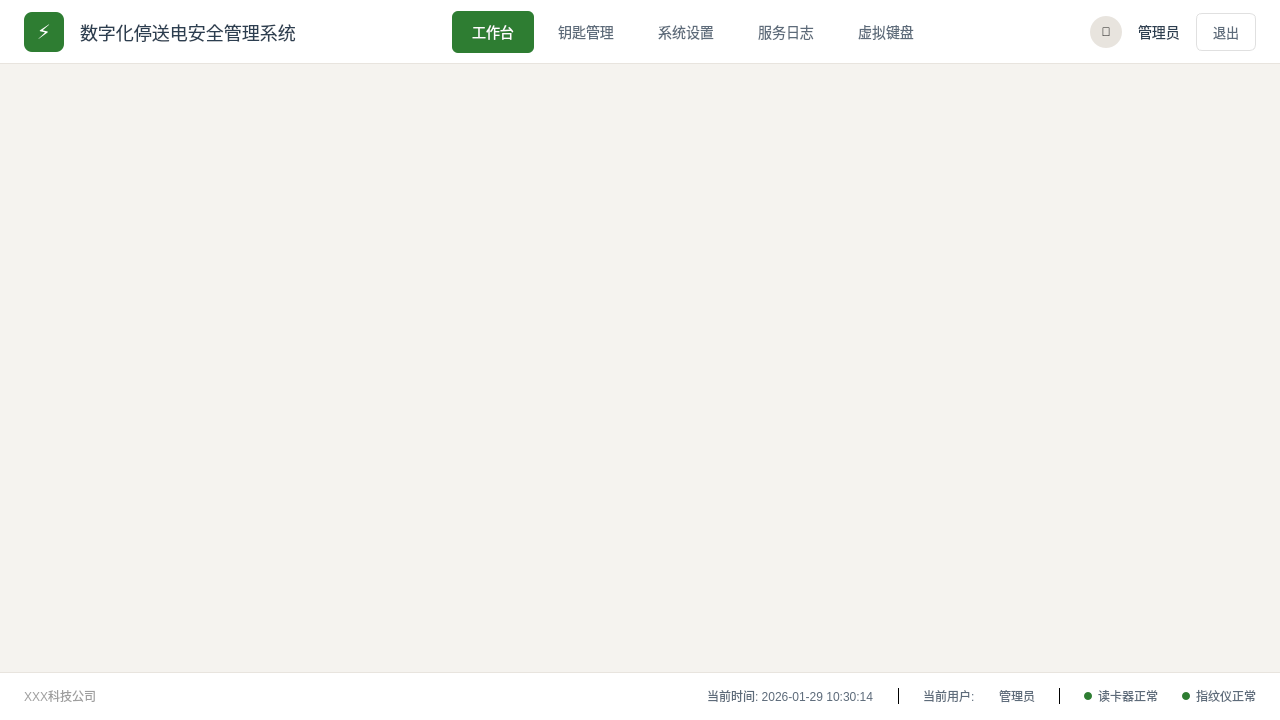
<?xml version="1.0" encoding="UTF-8"?>
<ui version="4.0">
 <class>MainWindow</class>
 <widget class="QMainWindow" name="MainWindow">
  <property name="geometry">
   <rect>
    <x>0</x>
    <y>0</y>
    <width>1280</width>
    <height>720</height>
   </rect>
  </property>
  <property name="minimumSize">
   <size>
    <width>1280</width>
    <height>720</height>
   </size>
  </property>
  <property name="windowTitle">
   <string>数字化停送电安全管理系统</string>
  </property>
  <property name="styleSheet">
   <string notr="true">
/* ========== 全局样式 ========== */
QMainWindow {
    background-color: #F5F3EF;
}

/* ========== 顶部导航栏样式 ========== */
#headerWidget {
    background-color: #FFFFFF;
    border-bottom: 1px solid #E8E4DE;
}

/* Logo区域标题 */
#systemTitle {
    color: #2C3E50;
    font-size: 18px;
    font-weight: normal;
}

/* 导航按钮通用样式 */
#btnWorkbench, #btnKeys, #btnSystem, #btnService, #btnKeyboard {
    background-color: transparent;
    color: #5D6B7A;
    font-size: 14px;
    border: none;
    border-radius: 6px;
    padding: 10px 20px;
}

#btnWorkbench:hover, #btnKeys:hover, #btnSystem:hover, #btnService:hover, #btnKeyboard:hover {
    background-color: #E8E4DE;
}

#btnWorkbench:checked, #btnKeys:checked, #btnSystem:checked, #btnService:checked, #btnKeyboard:checked {
    background-color: #2E7D32;
    color: #FFFFFF;
}

/* 用户信息 */
#userNameLabel {
    color: #2C3E50;
    font-size: 14px;
}

/* 退出按钮 */
#logoutBtn {
    background-color: transparent;
    color: #5D6B7A;
    font-size: 13px;
    border: 1px solid #E0E0E0;
    border-radius: 6px;
    padding: 8px 16px;
}

#logoutBtn:hover {
    background-color: #F5F5F5;
}

/* ========== 底部状态栏样式 ========== */
#footerWidget {
    background-color: #FFFFFF;
    border-top: 1px solid #E8E4DE;
}

#companyLabel {
    color: #9E9E9E;
    font-size: 12px;
}

#timeLabel {
    color: #5D6B7A;
    font-size: 12px;
}

#userInfoLabel, #roleLabel {
    color: #5D6B7A;
    font-size: 12px;
}

#cardStatusLabel, #fingerStatusLabel {
    color: #5D6B7A;
    font-size: 12px;
}

/* ========== 内容区域样式 ========== */
#contentStackedWidget {
    background-color: transparent;
}
   </string>
  </property>
  <widget class="QWidget" name="centralWidget">
   <layout class="QVBoxLayout" name="mainLayout">
    <property name="spacing">
     <number>0</number>
    </property>
    <property name="leftMargin">
     <number>0</number>
    </property>
    <property name="topMargin">
     <number>0</number>
    </property>
    <property name="rightMargin">
     <number>0</number>
    </property>
    <property name="bottomMargin">
     <number>0</number>
    </property>
    <item>
     <widget class="QWidget" name="headerWidget" native="true">
      <property name="minimumSize">
       <size>
        <width>0</width>
        <height>64</height>
       </size>
      </property>
      <property name="maximumSize">
       <size>
        <width>16777215</width>
        <height>64</height>
       </size>
      </property>
      <layout class="QHBoxLayout" name="headerLayout">
       <property name="spacing">
        <number>0</number>
       </property>
       <property name="leftMargin">
        <number>24</number>
       </property>
       <property name="topMargin">
        <number>0</number>
       </property>
       <property name="rightMargin">
        <number>24</number>
       </property>
       <property name="bottomMargin">
        <number>0</number>
       </property>
       <item>
        <widget class="QWidget" name="logoArea" native="true">
         <layout class="QHBoxLayout" name="logoLayout">
          <property name="spacing">
           <number>16</number>
          </property>
          <property name="leftMargin">
           <number>0</number>
          </property>
          <property name="topMargin">
           <number>0</number>
          </property>
          <property name="rightMargin">
           <number>0</number>
          </property>
          <property name="bottomMargin">
           <number>0</number>
          </property>
          <item>
           <widget class="QLabel" name="logoIcon">
            <property name="minimumSize">
             <size>
              <width>40</width>
              <height>40</height>
             </size>
            </property>
            <property name="maximumSize">
             <size>
              <width>40</width>
              <height>40</height>
             </size>
            </property>
            <property name="styleSheet">
             <string notr="true">background-color: #2E7D32; border-radius: 8px; color: white; font-size: 20px;</string>
            </property>
            <property name="text">
             <string>⚡</string>
            </property>
            <property name="alignment">
             <set>Qt::AlignCenter</set>
            </property>
           </widget>
          </item>
          <item>
           <widget class="QLabel" name="systemTitle">
            <property name="text">
             <string>数字化停送电安全管理系统</string>
            </property>
           </widget>
          </item>
         </layout>
        </widget>
       </item>
       <item>
        <spacer name="headerSpacer1">
         <property name="orientation">
          <enum>Qt::Horizontal</enum>
         </property>
         <property name="sizeHint" stdset="0">
          <size>
           <width>40</width>
           <height>20</height>
          </size>
         </property>
        </spacer>
       </item>
       <item>
        <widget class="QWidget" name="navTabs" native="true">
         <layout class="QHBoxLayout" name="navTabsLayout">
          <property name="spacing">
           <number>4</number>
          </property>
          <property name="leftMargin">
           <number>0</number>
          </property>
          <property name="topMargin">
           <number>0</number>
          </property>
          <property name="rightMargin">
           <number>0</number>
          </property>
          <property name="bottomMargin">
           <number>0</number>
          </property>
          <item>
           <widget class="QPushButton" name="btnWorkbench">
            <property name="text">
             <string>工作台</string>
            </property>
            <property name="checkable">
             <bool>true</bool>
            </property>
            <property name="checked">
             <bool>true</bool>
            </property>
            <property name="autoExclusive">
             <bool>true</bool>
            </property>
           </widget>
          </item>
          <item>
           <widget class="QPushButton" name="btnKeys">
            <property name="text">
             <string>钥匙管理</string>
            </property>
            <property name="checkable">
             <bool>true</bool>
            </property>
            <property name="autoExclusive">
             <bool>true</bool>
            </property>
           </widget>
          </item>
          <item>
           <widget class="QPushButton" name="btnSystem">
            <property name="text">
             <string>系统设置</string>
            </property>
            <property name="checkable">
             <bool>true</bool>
            </property>
            <property name="autoExclusive">
             <bool>true</bool>
            </property>
           </widget>
          </item>
          <item>
           <widget class="QPushButton" name="btnService">
            <property name="text">
             <string>服务日志</string>
            </property>
            <property name="checkable">
             <bool>true</bool>
            </property>
            <property name="autoExclusive">
             <bool>true</bool>
            </property>
           </widget>
          </item>
          <item>
           <widget class="QPushButton" name="btnKeyboard">
            <property name="text">
             <string>虚拟键盘</string>
            </property>
            <property name="checkable">
             <bool>true</bool>
            </property>
            <property name="autoExclusive">
             <bool>true</bool>
            </property>
           </widget>
          </item>
         </layout>
        </widget>
       </item>
       <item>
        <spacer name="headerSpacer2">
         <property name="orientation">
          <enum>Qt::Horizontal</enum>
         </property>
         <property name="sizeHint" stdset="0">
          <size>
           <width>40</width>
           <height>20</height>
          </size>
         </property>
        </spacer>
       </item>
       <item>
        <widget class="QWidget" name="userArea" native="true">
         <layout class="QHBoxLayout" name="userAreaLayout">
          <property name="spacing">
           <number>16</number>
          </property>
          <property name="leftMargin">
           <number>0</number>
          </property>
          <property name="topMargin">
           <number>0</number>
          </property>
          <property name="rightMargin">
           <number>0</number>
          </property>
          <property name="bottomMargin">
           <number>0</number>
          </property>
          <item>
           <widget class="QLabel" name="userAvatar">
            <property name="minimumSize">
             <size>
              <width>32</width>
              <height>32</height>
             </size>
            </property>
            <property name="maximumSize">
             <size>
              <width>32</width>
              <height>32</height>
             </size>
            </property>
            <property name="styleSheet">
             <string notr="true">background-color: #E8E4DE; border-radius: 16px;</string>
            </property>
            <property name="text">
             <string>👤</string>
            </property>
            <property name="alignment">
             <set>Qt::AlignCenter</set>
            </property>
           </widget>
          </item>
          <item>
           <widget class="QLabel" name="userNameLabel">
            <property name="text">
             <string>管理员</string>
            </property>
           </widget>
          </item>
          <item>
           <widget class="QPushButton" name="logoutBtn">
            <property name="text">
             <string>退出</string>
            </property>
           </widget>
          </item>
         </layout>
        </widget>
       </item>
      </layout>
     </widget>
    </item>
    <item>
     <widget class="QStackedWidget" name="contentStackedWidget">
      <property name="currentIndex">
       <number>5</number>
      </property>
      <widget class="QWidget" name="loginPage"/>
      <widget class="QWidget" name="workbenchPage"/>
      <widget class="QWidget" name="keyManagePage"/>
      <widget class="QWidget" name="systemPage"/>
      <widget class="QWidget" name="logPage"/>
      <widget class="QWidget" name="keyboardPage"/>
     </widget>
    </item>
    <item>
     <widget class="QWidget" name="footerWidget" native="true">
      <property name="minimumSize">
       <size>
        <width>0</width>
        <height>48</height>
       </size>
      </property>
      <property name="maximumSize">
       <size>
        <width>16777215</width>
        <height>48</height>
       </size>
      </property>
      <layout class="QHBoxLayout" name="footerLayout">
       <property name="spacing">
        <number>24</number>
       </property>
       <property name="leftMargin">
        <number>24</number>
       </property>
       <property name="topMargin">
        <number>0</number>
       </property>
       <property name="rightMargin">
        <number>24</number>
       </property>
       <property name="bottomMargin">
        <number>0</number>
       </property>
       <item>
        <widget class="QLabel" name="companyLabel">
         <property name="text">
          <string>XXX科技公司</string>
         </property>
        </widget>
       </item>
       <item>
        <spacer name="footerSpacer">
         <property name="orientation">
          <enum>Qt::Horizontal</enum>
         </property>
         <property name="sizeHint" stdset="0">
          <size>
           <width>40</width>
           <height>20</height>
          </size>
         </property>
        </spacer>
       </item>
       <item>
        <widget class="QLabel" name="timeLabel">
         <property name="text">
          <string>当前时间: 2026-01-29 10:30:14</string>
         </property>
        </widget>
       </item>
       <item>
        <widget class="QFrame" name="divider1">
         <property name="minimumSize">
          <size>
           <width>1</width>
           <height>16</height>
          </size>
         </property>
         <property name="maximumSize">
          <size>
           <width>1</width>
           <height>16</height>
          </size>
         </property>
         <property name="styleSheet">
          <string notr="true">background-color: #E0E0E0;</string>
         </property>
         <property name="frameShape">
          <enum>QFrame::VLine</enum>
         </property>
        </widget>
       </item>
       <item>
        <widget class="QLabel" name="userInfoLabel">
         <property name="text">
          <string>当前用户:</string>
         </property>
        </widget>
       </item>
       <item>
        <widget class="QLabel" name="roleLabel">
         <property name="text">
          <string>管理员</string>
         </property>
        </widget>
       </item>
       <item>
        <widget class="QFrame" name="divider2">
         <property name="minimumSize">
          <size>
           <width>1</width>
           <height>16</height>
          </size>
         </property>
         <property name="maximumSize">
          <size>
           <width>1</width>
           <height>16</height>
          </size>
         </property>
         <property name="styleSheet">
          <string notr="true">background-color: #E0E0E0;</string>
         </property>
         <property name="frameShape">
          <enum>QFrame::VLine</enum>
         </property>
        </widget>
       </item>
       <item>
        <widget class="QWidget" name="cardStatusWidget" native="true">
         <layout class="QHBoxLayout" name="cardStatusLayout">
          <property name="spacing">
           <number>6</number>
          </property>
          <property name="leftMargin">
           <number>0</number>
          </property>
          <property name="topMargin">
           <number>0</number>
          </property>
          <property name="rightMargin">
           <number>0</number>
          </property>
          <property name="bottomMargin">
           <number>0</number>
          </property>
          <item>
           <widget class="QLabel" name="cardStatusDot">
            <property name="minimumSize">
             <size>
              <width>8</width>
              <height>8</height>
             </size>
            </property>
            <property name="maximumSize">
             <size>
              <width>8</width>
              <height>8</height>
             </size>
            </property>
            <property name="styleSheet">
             <string notr="true">background-color: #2E7D32; border-radius: 4px;</string>
            </property>
            <property name="text">
             <string/>
            </property>
           </widget>
          </item>
          <item>
           <widget class="QLabel" name="cardStatusLabel">
            <property name="text">
             <string>读卡器正常</string>
            </property>
           </widget>
          </item>
         </layout>
        </widget>
       </item>
       <item>
        <widget class="QWidget" name="fingerStatusWidget" native="true">
         <layout class="QHBoxLayout" name="fingerStatusLayout">
          <property name="spacing">
           <number>6</number>
          </property>
          <property name="leftMargin">
           <number>0</number>
          </property>
          <property name="topMargin">
           <number>0</number>
          </property>
          <property name="rightMargin">
           <number>0</number>
          </property>
          <property name="bottomMargin">
           <number>0</number>
          </property>
          <item>
           <widget class="QLabel" name="fingerStatusDot">
            <property name="minimumSize">
             <size>
              <width>8</width>
              <height>8</height>
             </size>
            </property>
            <property name="maximumSize">
             <size>
              <width>8</width>
              <height>8</height>
             </size>
            </property>
            <property name="styleSheet">
             <string notr="true">background-color: #2E7D32; border-radius: 4px;</string>
            </property>
            <property name="text">
             <string/>
            </property>
           </widget>
          </item>
          <item>
           <widget class="QLabel" name="fingerStatusLabel">
            <property name="text">
             <string>指纹仪正常</string>
            </property>
           </widget>
          </item>
         </layout>
        </widget>
       </item>
      </layout>
     </widget>
    </item>
   </layout>
  </widget>
 </widget>
 <layoutdefault spacing="6" margin="11"/>
 <resources/>
 <connections/>
</ui>
